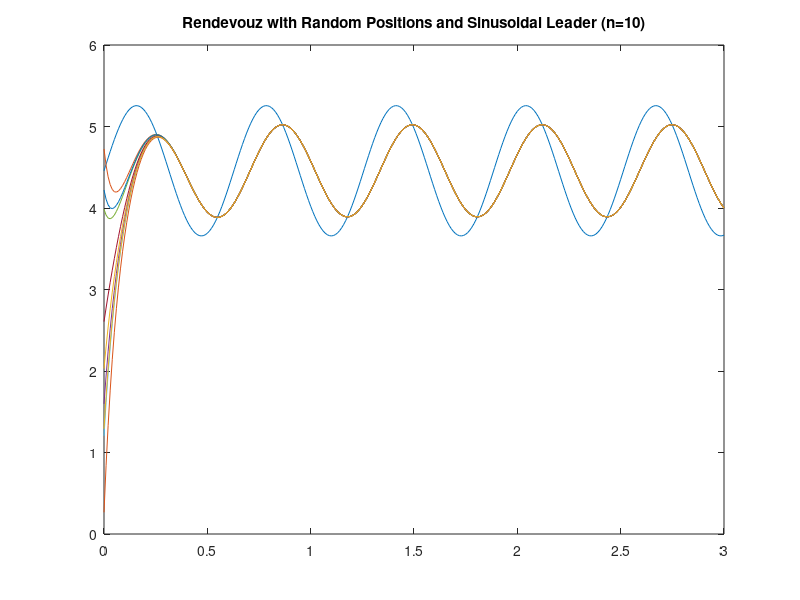

This figure's MATLAB source: (Note: this script raises an error after producing the figure.)
% Init
clear % vars
clc   % screen

% Timing
dt=0.01;
Tmax=3;
t0 = 0:dt:Tmax;

% Agents Random Initial Positions
nAgents = 10;
xAxisL = 5;
X = [xAxisL.*rand(1,nAgents)]'
% X = [2 4 6 8]' % Or specified

% Init Laplacian, must 
Laplacian=[
    0 0 0 0
    1 -3 1 1
    1 1 -3 1
    1 1 1 -3
];
% Or Define Dynamics
Adj = ones(nAgents,nAgents)-eye(nAgents)
Adj(:,1)=nAgents*ones(nAgents,1)
Din = -sum(Adj,2).*eye(nAgents) 

Laplacian=Din+Adj;
Laplacian(:,1)=nAgents*ones(nAgents,1)
Laplacian(1,:)=zeros(1,nAgents)

% State Space for Agents Positions
A=Laplacian;
B=zeros(nAgents,nAgents);
B(1,:)=[1 zeros(1,nAgents-1)];
C=eye(nAgents,nAgents);
D=zeros(nAgents,nAgents);
sys = ss(A,B,C,D)  
% Constant Input for Every Agent(turn on?)
u=1*t0;
u=repmat(u,nAgents,1);
u(1,:)=8*cos(t0*10);

%Sim
[y,t]=lsim(sys,u,t0,X);

%Plotting
plot(t,y)
title("Rendevouz with Random Positions and Sinusoidal Leader (n=10)")
subtitle("1D")
ylabel("X_i")
xlabel("t")
yline(y(1),'-','start');
legend('Leader');
ylim([0 xAxisL])
grid